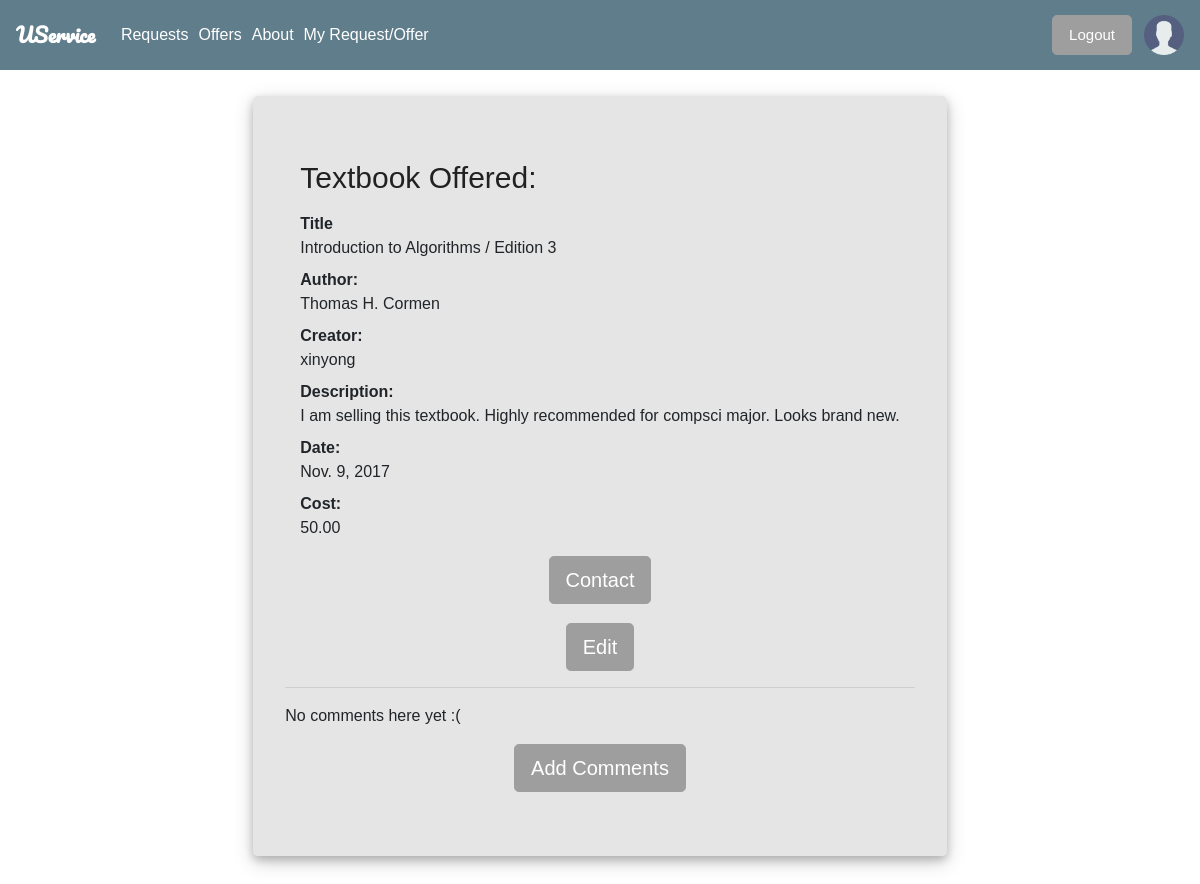
Page /USERVICE/textbookDetail/1 (signed in) on the committed database.
### USERVICE/models.py (models this page shows, shortened)
class Textbook_Trading(models.Model):
    title = models.CharField(max_length=200)
    author = models.CharField(max_length=200)
    description = models.TextField(max_length=1000, help_text="Enter a brief description of the book")
    creator=models.ForeignKey(User,on_delete=models.SET_NULL,null=True)
    date=models.DateField(null=True,blank=True)
    cost=models.DecimalField(max_digits=6,decimal_places=2,default=Decimal('0.00'))
    request=models.BooleanField(default=False)
    offer=models.BooleanField(default=False)
    def edit_url(self):
        return reverse('textbook-Edit', args=[str(self.id)])

### USERVICE/views.py (the view)
# urls.py: url(r'^textbookDetail/(?P<pk>\d+)$', views.textbookDetailView.as_view(), name='textbook-Detail'),
class textbookDetailView(generic.DetailView):
    model=Textbook_Trading
    context_object_name="book"
    template_name='displayTemplate/textbookDetail.html'

### USERVICE/templates/displayTemplate/textbookDetail.html (shortened to what this page needs)
{% extends "base_generic.html" %}
{% block extra_head %}
{% load static %}
<link rel="stylesheet" href="{% static 'css/details.css' %}">
{% endblock %}
{% block content %}
    <div class="row">
      <div class="jumbotron">
        <div class="container">
          {% if book.offer %}
          <h1 class="text-left">Textbook Offered:</h1>
          {%else%}
          <h1 class="text-left">Textbook Requested:</h1>
          {%endif%}
        <dl class="dl-horizontal">
          <dt>Title</dt>
          <dd>{{book.title}}</dd>
          <dt>Author:</dt>
          <dd>{{book.author}}</dd>
          <dt>Creator:</dt>
          <dd>{{book.creator}}</dd>
          <dt>Description:</dt>
          <dd>{{book.description}}</dd>
          <dt>Date:</dt>
          <dd>{{book.date}}</dd>
          <dt>Cost:</dt>
          <dd>{{book.cost}}</dd>
        </dl>
        </div>
        <div class="text-center">
        <button type="button" class="btn btn-lg"><a href='{%url 'profile' pk=book.creator.pk%}'>Contact</a></button>
        </div>
        {%ifequal user book.creator%}
        <div class="text-center">
        <h1><a class="btn btn-lg"  href="{{ book.edit_url }}">Edit</a></td></h1>
          </div>
        {%endifequal%}
    <hr>
{% for comment in book.comments.all %}
    <div class="comment">
        <div class="date">{{ comment.created_date }}</div>
        <strong>{{ comment.author }}</strong>
        <p>{{ comment.text|linebreaks }}</p>
    </div>
{% empty %}
    <p>No comments here yet :(</p>
{% endfor %}
  <div class="text-center">
    <button type="button" class="btn btn-lg"><a href="{% url 'add_comment_to_book' pk=book.pk %}">Add Comments</button>
  </div>
  </div>
  </div>
{% endblock %}

### USERVICE/static/css/navbar.css (style rules this page uses)
* { font-family: Arial, Helvetica, sans-serif; }
a, a:active, a:hover { color: white; text-decoration: none; }

### USERVICE/static/css/details.css (style rules this page uses)
.btn-lg { background-color: #9E9E9E; border-color: #9E9E9E; color: white; }
.jumbotron { background-color: rgba(203, 203, 203, 0.49)!important; margin-top: 6rem; box-shadow: 0 4px 8px 0 rgba(0, 0, 0, 0.2), 0 6px 20px 0 rgba(0, 0, 0, 0.19); }
.row { justify-content: center; }
.text-left { font-size: 30px; color: #212121; }
h1 { color: #212121; }

### rows in the picture
Textbook_Trading: title "Introduction to Algorithms / Edition 3", author "Thomas H. Cormen", creator "xinyong", description "I am selling this textbook. Highly recommended for compsci major. Looks brand new.", date "Nov. 9, 2017", cost "50.00"
